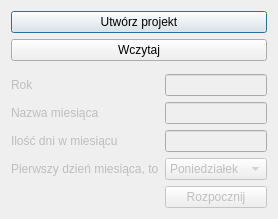
<?xml version="1.0" encoding="UTF-8"?>
<ui version="4.0">
 <class>StartDialog</class>
 <widget class="QDialog" name="StartDialog">
  <property name="geometry">
   <rect>
    <x>0</x>
    <y>0</y>
    <width>270</width>
    <height>219</height>
   </rect>
  </property>
  <property name="windowTitle">
   <string>Dialog</string>
  </property>
  <layout class="QVBoxLayout" name="verticalLayout_3">
   <item>
    <widget class="QPushButton" name="utworzProjekt_Button">
     <property name="text">
      <string>Utwórz projekt</string>
     </property>
    </widget>
   </item>
   <item>
    <widget class="QPushButton" name="wczytaj_pushButton">
     <property name="text">
      <string>Wczytaj</string>
     </property>
    </widget>
   </item>
   <item>
    <spacer name="verticalSpacer">
     <property name="orientation">
      <enum>Qt::Vertical</enum>
     </property>
     <property name="sizeHint" stdset="0">
      <size>
       <width>20</width>
       <height>40</height>
      </size>
     </property>
    </spacer>
   </item>
   <item>
    <layout class="QFormLayout" name="formLayout">
     <property name="fieldGrowthPolicy">
      <enum>QFormLayout::AllNonFixedFieldsGrow</enum>
     </property>
     <item row="0" column="0">
      <layout class="QVBoxLayout" name="verticalLayout">
       <item>
        <widget class="QLabel" name="rokLabel">
         <property name="enabled">
          <bool>false</bool>
         </property>
         <property name="text">
          <string>Rok</string>
         </property>
        </widget>
       </item>
       <item>
        <widget class="QLabel" name="miesiacLabel">
         <property name="enabled">
          <bool>false</bool>
         </property>
         <property name="text">
          <string>Nazwa miesiąca</string>
         </property>
        </widget>
       </item>
       <item>
        <widget class="QLabel" name="IloscDni_label">
         <property name="enabled">
          <bool>false</bool>
         </property>
         <property name="text">
          <string>Ilość dni w miesiącu</string>
         </property>
        </widget>
       </item>
       <item>
        <widget class="QLabel" name="pierwszyDzien__label">
         <property name="enabled">
          <bool>false</bool>
         </property>
         <property name="text">
          <string>Pierwszy dzień miesiąca, to</string>
         </property>
        </widget>
       </item>
      </layout>
     </item>
     <item row="0" column="1">
      <layout class="QVBoxLayout" name="verticalLayout_2">
       <item>
        <widget class="QLineEdit" name="rokLineEdit">
         <property name="enabled">
          <bool>false</bool>
         </property>
        </widget>
       </item>
       <item>
        <widget class="QLineEdit" name="miesiacLineEdit">
         <property name="enabled">
          <bool>false</bool>
         </property>
        </widget>
       </item>
       <item>
        <widget class="QLineEdit" name="IloscDni_lineEdit">
         <property name="enabled">
          <bool>false</bool>
         </property>
        </widget>
       </item>
       <item>
        <widget class="QComboBox" name="pierwszyDzien_comboBox">
         <property name="enabled">
          <bool>false</bool>
         </property>
         <property name="editable">
          <bool>false</bool>
         </property>
         <property name="currentText">
          <string>Poniedziałek</string>
         </property>
         <item>
          <property name="text">
           <string>Poniedziałek</string>
          </property>
         </item>
         <item>
          <property name="text">
           <string>Wtorek</string>
          </property>
         </item>
         <item>
          <property name="text">
           <string>Środa</string>
          </property>
         </item>
         <item>
          <property name="text">
           <string>Czwartek</string>
          </property>
         </item>
         <item>
          <property name="text">
           <string>Piątek</string>
          </property>
         </item>
         <item>
          <property name="text">
           <string>Sobota</string>
          </property>
         </item>
         <item>
          <property name="text">
           <string>Niedziela</string>
          </property>
         </item>
        </widget>
       </item>
      </layout>
     </item>
     <item row="1" column="1">
      <widget class="QPushButton" name="rozpocznij_Button">
       <property name="enabled">
        <bool>false</bool>
       </property>
       <property name="text">
        <string>Rozpocznij</string>
       </property>
      </widget>
     </item>
    </layout>
   </item>
  </layout>
 </widget>
 <resources/>
 <connections/>
</ui>
